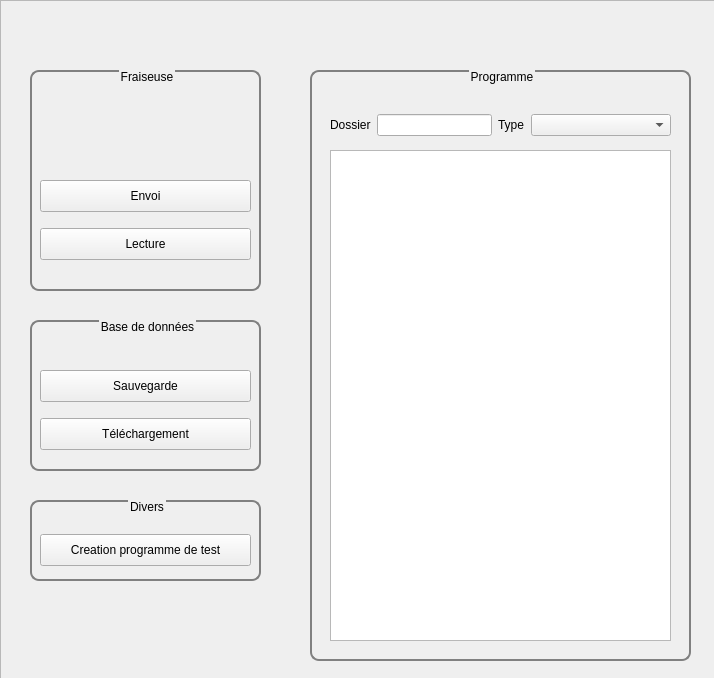
<?xml version="1.0" encoding="UTF-8"?>
<ui version="4.0">
 <class>MillingMachineGui</class>
 <widget class="QWidget" name="MillingMachineGui">
  <property name="geometry">
   <rect>
    <x>0</x>
    <y>0</y>
    <width>714</width>
    <height>678</height>
   </rect>
  </property>
  <property name="windowTitle">
   <string>Form</string>
  </property>
  <widget class="QGroupBox" name="fraiseuseProgramGroupBox">
   <property name="geometry">
    <rect>
     <x>310</x>
     <y>70</y>
     <width>381</width>
     <height>591</height>
    </rect>
   </property>
   <property name="styleSheet">
    <string notr="true">QGroupBox {
	font: 75 16pt &quot;Century Schoolbook L&quot;;
  border: 2px solid gray;
  border-radius: 9px;
  margin-top: 0.5em;
}

QGroupBox::title {
     subcontrol-origin: margin;
     subcontrol-position: top center; 
}

QLabel {
background: transparent;
}

QCheckBox {
background: white;
}


</string>
   </property>
   <property name="title">
    <string>Programme</string>
   </property>
   <widget class="QPlainTextEdit" name="fraiseuseProgramPlainTextEdit">
    <property name="geometry">
     <rect>
      <x>20</x>
      <y>80</y>
      <width>341</width>
      <height>491</height>
     </rect>
    </property>
    <property name="readOnly">
     <bool>false</bool>
    </property>
   </widget>
   <widget class="QWidget" name="gridLayoutWidget">
    <property name="geometry">
     <rect>
      <x>20</x>
      <y>40</y>
      <width>341</width>
      <height>31</height>
     </rect>
    </property>
    <layout class="QGridLayout" name="gridLayout">
     <item row="0" column="0">
      <widget class="QLabel" name="dossierLabel">
       <property name="text">
        <string>Dossier</string>
       </property>
      </widget>
     </item>
     <item row="0" column="2">
      <widget class="QLabel" name="typeLabel">
       <property name="text">
        <string>Type</string>
       </property>
      </widget>
     </item>
     <item row="0" column="1">
      <widget class="QLineEdit" name="dossierLineEdit">
       <property name="readOnly">
        <bool>false</bool>
       </property>
      </widget>
     </item>
     <item row="0" column="3">
      <widget class="QComboBox" name="typeComboBox">
       <property name="minimumSize">
        <size>
         <width>140</width>
         <height>0</height>
        </size>
       </property>
       <property name="styleSheet">
        <string notr="true"/>
       </property>
      </widget>
     </item>
    </layout>
   </widget>
  </widget>
  <widget class="QGroupBox" name="fraiseuseGroupBox">
   <property name="geometry">
    <rect>
     <x>30</x>
     <y>70</y>
     <width>231</width>
     <height>221</height>
    </rect>
   </property>
   <property name="styleSheet">
    <string notr="true">QGroupBox {
	font: 75 16pt &quot;Century Schoolbook L&quot;;
  border: 2px solid gray;
  border-radius: 9px;
  margin-top: 0.5em;
}

QGroupBox::title {
     subcontrol-origin: margin;
     subcontrol-position: top center; 
}

QLabel {
background: transparent;
}


QCheckBox {
background: transparant;
}

</string>
   </property>
   <property name="title">
    <string>Fraiseuse</string>
   </property>
   <widget class="QWidget" name="verticalLayoutWidget">
    <property name="geometry">
     <rect>
      <x>10</x>
      <y>100</y>
      <width>211</width>
      <height>101</height>
     </rect>
    </property>
    <layout class="QVBoxLayout" name="fraiseuseVerticalLayout">
     <item>
      <widget class="QPushButton" name="sendPushButton">
       <property name="minimumSize">
        <size>
         <width>0</width>
         <height>32</height>
        </size>
       </property>
       <property name="text">
        <string>Envoi</string>
       </property>
      </widget>
     </item>
     <item>
      <widget class="QPushButton" name="readPushButton">
       <property name="minimumSize">
        <size>
         <width>0</width>
         <height>32</height>
        </size>
       </property>
       <property name="text">
        <string>Lecture</string>
       </property>
      </widget>
     </item>
    </layout>
   </widget>
   <widget class="QPushButton" name="serialPortPushButton">
    <property name="geometry">
     <rect>
      <x>20</x>
      <y>40</y>
      <width>90</width>
      <height>40</height>
     </rect>
    </property>
    <property name="minimumSize">
     <size>
      <width>90</width>
      <height>40</height>
     </size>
    </property>
    <property name="maximumSize">
     <size>
      <width>80</width>
      <height>30</height>
     </size>
    </property>
    <property name="styleSheet">
     <string notr="true">QPushButton {
background-image: url(:/images/serial_port_black.png);
background-repeat: no-repeat; 
background-position: center;
border-style: raised; 
border-width: 3px;
border-color: white;
}
</string>
    </property>
    <property name="text">
     <string/>
    </property>
   </widget>
   <widget class="QPushButton" name="ethernetPortPushButton">
    <property name="geometry">
     <rect>
      <x>130</x>
      <y>38</y>
      <width>65</width>
      <height>45</height>
     </rect>
    </property>
    <property name="minimumSize">
     <size>
      <width>65</width>
      <height>45</height>
     </size>
    </property>
    <property name="maximumSize">
     <size>
      <width>50</width>
      <height>30</height>
     </size>
    </property>
    <property name="styleSheet">
     <string notr="true">QPushButton {
background-image: url(:/images/ethernet_port_black.png);
background-repeat: no-repeat; 
background-position: center;
border-radius:25px;
border-style: raised; 
border-width: 0px;
}

</string>
    </property>
    <property name="text">
     <string/>
    </property>
   </widget>
  </widget>
  <widget class="QGroupBox" name="databaseGroupBox">
   <property name="geometry">
    <rect>
     <x>30</x>
     <y>320</y>
     <width>231</width>
     <height>151</height>
    </rect>
   </property>
   <property name="styleSheet">
    <string notr="true">QGroupBox {
	font: 75 16pt &quot;Century Schoolbook L&quot;;
  border: 2px solid gray;
  border-radius: 9px;
  margin-top: 0.5em;
}

QGroupBox::title {
     subcontrol-origin: margin;
     subcontrol-position: top center; 
}

QLabel {
background: transparent;
}

QCheckBox {
background: white;
}


</string>
   </property>
   <property name="title">
    <string>Base de données</string>
   </property>
   <widget class="QWidget" name="verticalLayoutWidget_3">
    <property name="geometry">
     <rect>
      <x>10</x>
      <y>40</y>
      <width>211</width>
      <height>101</height>
     </rect>
    </property>
    <layout class="QVBoxLayout" name="databaseVerticalLayout">
     <item>
      <widget class="QPushButton" name="sendToDatabasePushButton">
       <property name="minimumSize">
        <size>
         <width>0</width>
         <height>32</height>
        </size>
       </property>
       <property name="text">
        <string>Sauvegarde</string>
       </property>
      </widget>
     </item>
     <item>
      <widget class="QPushButton" name="readFromDatabasePushButton">
       <property name="minimumSize">
        <size>
         <width>0</width>
         <height>32</height>
        </size>
       </property>
       <property name="text">
        <string>Téléchargement</string>
       </property>
      </widget>
     </item>
    </layout>
   </widget>
  </widget>
  <widget class="QGroupBox" name="miscGroupBox">
   <property name="geometry">
    <rect>
     <x>30</x>
     <y>500</y>
     <width>231</width>
     <height>81</height>
    </rect>
   </property>
   <property name="styleSheet">
    <string notr="true">QGroupBox {
	font: 75 16pt &quot;Century Schoolbook L&quot;;
  border: 2px solid gray;
  border-radius: 9px;
  margin-top: 0.5em;
}

QGroupBox::title {
     subcontrol-origin: margin;
     subcontrol-position: top center; 
}

QLabel {
background: transparent;
}

QCheckBox {
background: white;
}


</string>
   </property>
   <property name="title">
    <string>Divers</string>
   </property>
   <widget class="QWidget" name="verticalLayoutWidget_4">
    <property name="geometry">
     <rect>
      <x>10</x>
      <y>30</y>
      <width>211</width>
      <height>41</height>
     </rect>
    </property>
    <layout class="QVBoxLayout" name="miscVerticalLayout">
     <item>
      <widget class="QPushButton" name="createTestProgramPushButton">
       <property name="minimumSize">
        <size>
         <width>0</width>
         <height>32</height>
        </size>
       </property>
       <property name="text">
        <string>Creation programme de test</string>
       </property>
      </widget>
     </item>
    </layout>
   </widget>
  </widget>
  <widget class="QFrame" name="bottomFrame">
   <property name="geometry">
    <rect>
     <x>0</x>
     <y>0</y>
     <width>721</width>
     <height>681</height>
    </rect>
   </property>
   <property name="styleSheet">
    <string notr="true">


</string>
   </property>
   <property name="frameShape">
    <enum>QFrame::StyledPanel</enum>
   </property>
   <property name="frameShadow">
    <enum>QFrame::Raised</enum>
   </property>
   <widget class="QWidget" name="horizontalLayoutWidget">
    <property name="geometry">
     <rect>
      <x>0</x>
      <y>10</y>
      <width>386</width>
      <height>52</height>
     </rect>
    </property>
    <layout class="QHBoxLayout" name="horizontalLayout">
     <item>
      <widget class="QPushButton" name="quitPushButton">
       <property name="minimumSize">
        <size>
         <width>50</width>
         <height>50</height>
        </size>
       </property>
       <property name="maximumSize">
        <size>
         <width>50</width>
         <height>50</height>
        </size>
       </property>
       <property name="styleSheet">
        <string notr="true">QPushButton {
background-image: url(:/images/exit_button.png);
background-repeat: no-repeat; 
background-position: center;
border-radius:25px; 
border-style: raised; 
border-width: 0px;
}

QPushButton:pressed {
border-style: raised; 
border-width: 4px;
border-color: white;
}</string>
       </property>
       <property name="text">
        <string/>
       </property>
      </widget>
     </item>
     <item>
      <widget class="QPushButton" name="dbPushButton">
       <property name="minimumSize">
        <size>
         <width>50</width>
         <height>50</height>
        </size>
       </property>
       <property name="maximumSize">
        <size>
         <width>50</width>
         <height>50</height>
        </size>
       </property>
       <property name="styleSheet">
        <string notr="true">QPushButton {
background-image: url(:/images/db_button_red.png);
background-repeat: no-repeat; 
background-position: center;
border-radius:25px; 
border-style: raised; 
border-width: 0px;
}

QPushButton:pressed {
border-style: raised; 
border-width: 4px;
border-color: white;
}
</string>
       </property>
       <property name="text">
        <string/>
       </property>
      </widget>
     </item>
     <item>
      <widget class="QPushButton" name="configPushButton">
       <property name="minimumSize">
        <size>
         <width>50</width>
         <height>50</height>
        </size>
       </property>
       <property name="maximumSize">
        <size>
         <width>50</width>
         <height>50</height>
        </size>
       </property>
       <property name="styleSheet">
        <string notr="true">QPushButton {
background-image: url(:/images/settings_button.png);
background-repeat: no-repeat; 
background-position: center;
border-radius:25px; 
border-style: raised; 
border-width: 0px;
}

QPushButton:pressed {
border-style: raised; 
border-width: 4px;
border-color: white;
}</string>
       </property>
       <property name="text">
        <string/>
       </property>
      </widget>
     </item>
     <item>
      <widget class="QPushButton" name="printPushButton">
       <property name="minimumSize">
        <size>
         <width>50</width>
         <height>50</height>
        </size>
       </property>
       <property name="maximumSize">
        <size>
         <width>50</width>
         <height>50</height>
        </size>
       </property>
       <property name="styleSheet">
        <string notr="true">QPushButton {
background-image: url(:/images/print_button.png);
background-repeat: no-repeat; 
background-position: center;
border-radius:25px;
border-style: raised; 
border-width: 0px;
}

QPushButton:pressed {
border-style: raised; 
border-width: 4px;
border-color: white;
}
</string>
       </property>
       <property name="text">
        <string/>
       </property>
      </widget>
     </item>
     <item>
      <widget class="QPushButton" name="sendToFilePushButton">
       <property name="minimumSize">
        <size>
         <width>50</width>
         <height>50</height>
        </size>
       </property>
       <property name="maximumSize">
        <size>
         <width>50</width>
         <height>50</height>
        </size>
       </property>
       <property name="styleSheet">
        <string notr="true">QPushButton {
background-image: url(:/images/save_button.png);
background-repeat: no-repeat; 
background-position: center;
border-radius:25px; 
border-style: raised; 
border-width: 0px;
}

QPushButton:pressed {
border-style: raised; 
border-width: 4px;
border-color: white;
}
</string>
       </property>
       <property name="text">
        <string/>
       </property>
      </widget>
     </item>
    </layout>
   </widget>
  </widget>
  <zorder>bottomFrame</zorder>
  <zorder>fraiseuseProgramGroupBox</zorder>
  <zorder>fraiseuseGroupBox</zorder>
  <zorder>databaseGroupBox</zorder>
  <zorder>miscGroupBox</zorder>
 </widget>
 <resources/>
 <connections/>
</ui>
